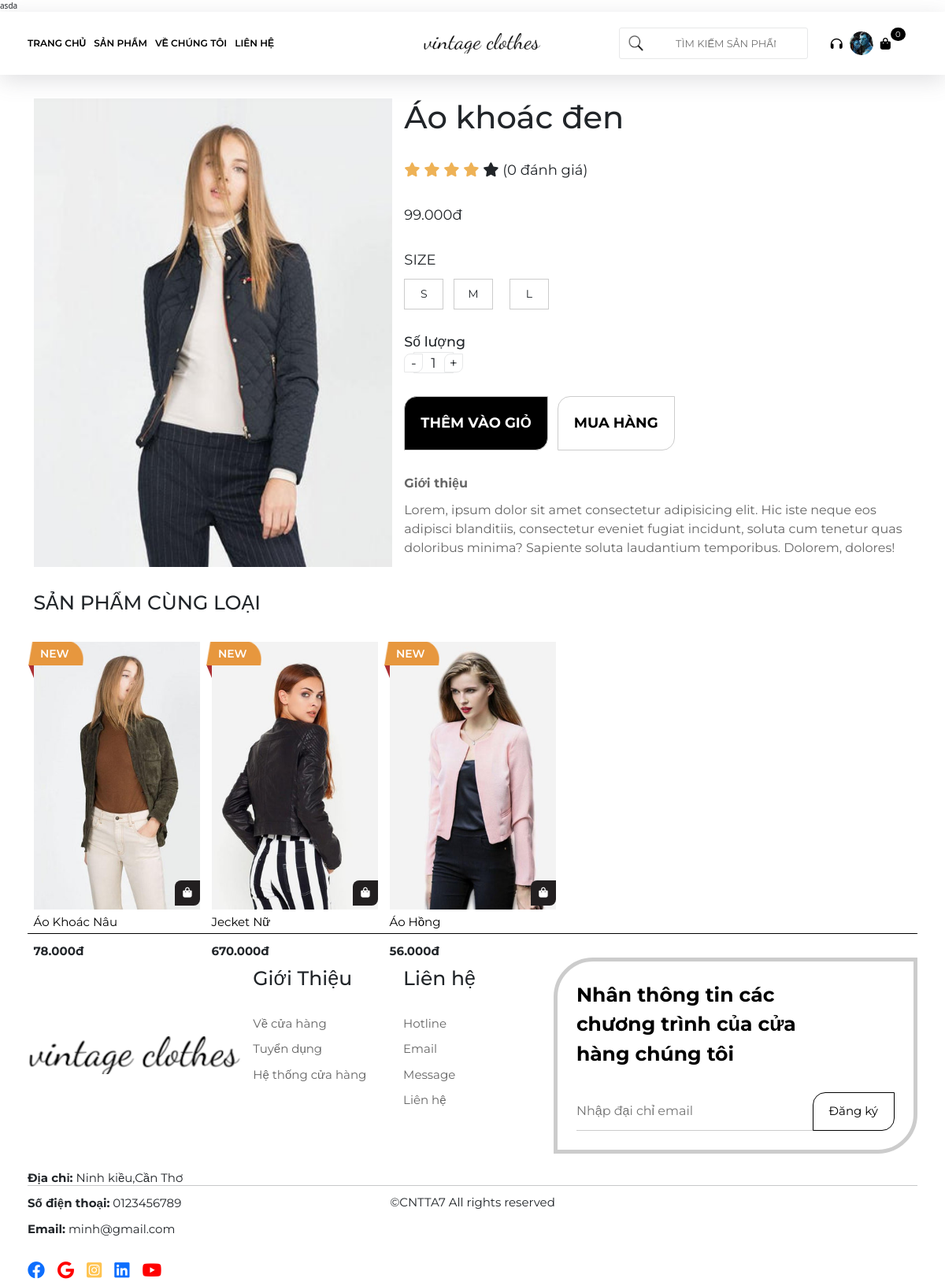
The page /Product/Detail/21 (signed in) on the database its author committed.
### tables this page shows
CREATE TABLE `product` (
  `id` int(11) NOT NULL AUTO_INCREMENT,
  `name` varchar(255) NOT NULL,
  `price` int(50) NOT NULL,
  `image` varchar(255) NOT NULL,
  `iddm` int(11) NOT NULL,
  `view` int(11) NOT NULL DEFAULT 0,
  `description` text DEFAULT NULL,
  `sale` int(11) DEFAULT 0,
  PRIMARY KEY (`id`),
  KEY `iddm` (`iddm`),
  CONSTRAINT `product_ibfk_1` FOREIGN KEY (`iddm`) REFERENCES `category` (`id`)
);

### mvc/views/master2.php (called while the page is built, shortened)
<?php
require_once 'block/header.php';
require_once 'pages/' . $data['page'] . '.php';
require_once 'block/footer.php';

### mvc/core/Controller.php (called while the page is built, shortened)
<?php
class Controller
{
    public function view($view, $data = [])
    {
        require_once './mvc/views/' . $view . '.php';
    }
}

### mvc/core/App.php (called while the page is built, shortened)
<?php
class App
{
    protected $action = "Index";
    function __construct()
    {
        $arr = $this->urlProcess();
        if (isset($arr[0])) {
            if (file_exists("./mvc/controllers/" . $arr[0] . ".php")) {
                unset($arr[0]);
            }
        }
        $this->controller = new $this->controller;
        if (isset($arr[1])) {
            if (method_exists($this->controller, $arr[1])) {
                $this->action = $arr[1];
            }
            unset($arr[1]);
        }
        $this->params = $arr ? array_values($arr) : [];
        call_user_func_array([$this->controller, $this->action], $this->params);
    }
    function urlProcess()
    {
        if (isset($_GET["url"])) {
            return explode("/", filter_var(trim($_GET["url"], "/")));
        }
    }
}

### index.php (called while the page is built, shortened)
<?php
require_once './global.php';
$myapp = new App();

### mvc/core/DB.php (called while the page is built, shortened)
<?php
class DB
{
    public $conn;
    public $servername = "localhost";
    public $username = "root";
    public $password = "";
    public $dbname = "mvc";
    function __construct()
    {
        $dburl = "mysql:host=" . $this->servername . ";dbname=" . $this->dbname . ";charset=utf8";
        $this->conn = new PDO($dburl, $this->username, $this->password);
        $this->conn->setAttribute(PDO::ATTR_ERRMODE, PDO::ERRMODE_EXCEPTION);
    }
    function pdo_query($sql)
    {
        $sql_args = array_slice(func_get_args(), 1);
        try {
            $stmt = $this->conn->prepare($sql);
            $stmt->execute($sql_args);
            $rows = $stmt->fetchAll();
            return $rows;
        } catch (PDOException $e) {
            throw $e;
        } finally {
        }
    }
    function pdo_query_one($sql)
    {
        $sql_args = array_slice(func_get_args(), 1);
        try {
            $stmt = $this->conn->prepare($sql);
            $stmt->execute($sql_args);
            $row = $stmt->fetch(PDO::FETCH_ASSOC);
            return $row;
        } catch (PDOException $e) {
            throw $e;
        } finally {
        }
    }
}

### mvc/models/ProductModel.php (called while the page is built, shortened)
<?php
class ProductModel extends DB
{
    function one_pro($id)
    {
        $sql = "SELECT * FROM product  WHERE id = '$id'";
        $row = $this->pdo_query_one($sql);
        return $row;
    }
    function product_same($iddm, $id)
    {
        $sql = "SELECT * FROM product  WHERE iddm = '$iddm' AND id<>'$id'";
        $rows = $this->pdo_query($sql);
        return $rows;
    }
}

### global.php (called while the page is built, shortened)
<?php
function product_price($priceFloat)
{
    $symbol = 'đ';
    $symbol_thousand = '.';
    $decimal_place = 0;
    $price = number_format($priceFloat, $decimal_place, '', $symbol_thousand);
    return $price . $symbol;
}

### mvc/views/pages/productDetail.php (the view)
<div class="main">
    <div class="container mt-5">
        <div class="row">
            <div class="col-lg-5">
                <div class="product_detail-image">
                    <img src="<?php echo _WEB_HOST_ROOT . '/uploads/' . $data['product']['image'] . '' ?>" alt="">
                </div>
            </div>
            <div class="col-lg-7">
                <div class="info_product-detail  ml-5">
                    <h2 class="product-detail_name "><?php echo $data['product']['name'] ?> </h2>
                    <div class="product_detail_rating mt-5">
                        <span class="product_detail_rating-start"><i class="fa-solid fa-star"></i></span>
                        <span class="product_detail_rating-start"><i class="fa-solid fa-star"></i></span>
                        <span class="product_detail_rating-start"><i class="fa-solid fa-star"></i></span>
                        <span class="product_detail_rating-start"><i class="fa-solid fa-star"></i></span>
                        <span class="product_detail_rating-start"><i class="fa-solid fa-star"></i></span>
                        <span>(0 đánh giá)</span>
                    </div>
                    <div class="product_detail_price mt-5"><?php echo product_price($data['product']['price']) ?></div>
                    <div class="product_detail_size mt-5">
                        <p>SIZE</p>
                        <span>S</span>
                        <span>M</span>
                        <span>L</span>
                    </div>
                    <div class="product_detail_number mt-5">
                        <h3>Số lượng</h3>
                        <div class="cart_list_left product_detail_number-list fs-3">
                            <div class="cart_item_left  cart_item_number fs-3">-</div>
                            <span class="num_cart fs-3">1</span>
                            <div class="cart_item_right cart_item_number fs-3">+</div>
                        </div>
                    </div>
                    <div class="product_detail_action mt-5">
                        <div class="product_detail_add" data-id="<?php echo $data['product']['id'] ?>">THÊM VÀO GIỎ</div>
                        <button class="product_detail_buy">MUA HÀNG</button>
                    </div>
                    <div class="product_detail_descriptoin mt-5">
                        <p>Giới thiệu</p>
                        <p>Lorem, ipsum dolor sit amet consectetur adipisicing elit. Hic iste neque eos adipisci blanditiis, consectetur eveniet fugiat incidunt, soluta cum tenetur quas doloribus minima? Sapiente soluta laudantium temporibus. Dolorem, dolores!</p>
                    </div>
                </div>
            </div>
        </div>
        <div class="row mt-5">
            <h2 class="fs-1">SẢN PHẨM CÙNG LOẠI</h2>
            <?php
            if (isset($data['productSames']) && $data['productSames']) {
                foreach ($data['productSames'] as $item) {
                    echo '<div  class="col-24 produca_item mt-5">
                    <a class="image_product-home" href="' . _WEB_HOST_ROOT . '/Product/Detail/' . $item['id'] . '"><img src="' . _WEB_HOST_ROOT . '/uploads/' . $item['image'] . '" alt=""></a>
                    <div class="info-ticket ticket-news">new</div>
                    <div class="tittle_produca mt-2">
                        <a href="' . _WEB_HOST_ROOT . '/Product/Detail/' . $item['id'] . '">' . $item['name'] . '</a>
                    </div>
                    <div class="pricebox mt-4">
                        <span class="price">' . product_price($item['price'])  . '</span>
                    </div>
                    <div class="add-to-cart" data-id="' . $item['id'] . '">
                    <p ><i class="fa fa-bag-shopping"></i></p>
                </div>
                </div>';
                }
            }
            ?>
        </div>
    </div>
</div>

### public/css/base.css (style rules this page uses)
*, *::before, *::after { box-sizing: border-box; }
* { margin: 0; padding: 0; }
html, body { height: 100%; }
body { line-height: 1.5; }
img, picture, video, canvas, svg { display: block; max-width: 100%; }
input, button, textarea, select { font: inherit; outline: none; }
p, h1, h2, h3, h4, h5, h6 { overflow-wrap: break-word; }
img { width: 100%; height: 100%; object-fit: cover; }
a { display: inline-block; }

### public/css/style.css (style rules this page uses)
* { margin: 0; padding: 0; }
html { font-size: 62.5%; overflow-x: hidden; }
.main { padding-top: 80px; font-family: 'Montserrat', sans-serif; }
.col-24 { position: relative; -ms-flex: 0 0 20%; flex: 0 0 20%; flex-wrap: wrap; }
.produca_item img { width: 100%; }
.tittle_produca a { font-size: 1.5rem; text-decoration: none; color: black; }
.produca_item span { font-size: 1.5rem; }
.ticket-news { background: url('../image/bg_news.png') no-repeat center/cover; padding: 7px 18px 7px 15px; text-transform: uppercase; }
.info-ticket { position: absolute; color: #fff; font-weight: 600; font-size: 14px; line-height: 16px; top: 0; left: 1px; }
.info-ticket.ticket-news:after { border-top: 17px solid #AC2F33; }
.info-ticket:after { content: ""; position: absolute; width: 0; height: 0; border-top: 17px solid #D73831; border-left: 7px solid transparent; bottom: -16px; left: 0px; z-index: -1; }
.price { font-weight: bold; margin-top: 50px; }
.cart_list_left { position: relative; width: max-content; padding: 0 12px; font-size: 1.4rem; }
.cart_item_left { left: 0; }
.cart_item_right { right: 0%; }
.cart_item_number { position: absolute; top: 0; background: #FFFFFF; border: 1px solid #E7E8E9; border-radius: 8px 0px; width: 24px; height: 24px; display: flex; align-items: center; justify-content: center; cursor: pointer; }
.cart_list_left>span { padding: 2px 21px; text-align: center; border: 1px solid #E7E8E9; line-height: 24px; }
a { text-decoration: none; }

### public/css/product.css (style rules this page uses)
.add-to-cart p { transition: all 0.3s ease-in-out; cursor: pointer; position: absolute; bottom: -5px; right: 0; background: #221F20; border-radius: 8px 0; width: 32px; height: 32px; color: #FFF; display: flex; align-items: center; justify-content: center; border: 1px solid transparent; margin-right: 7px; }
.add-to-cart p i { font-size: 13px; }

### public/css/DetailProduct.css (style rules this page uses)
.product_detail_size span { padding: 8px; border: .1px solid #ccc; display: inline-block; text-align: center; font-size: 1.4rem; min-width: 50px; max-width: 50px; cursor: pointer; }
.product_detail_size span+span { margin: 0 8px; }
.product-detail_name { font-size: 4rem; }
.product_detail_size, .product_detail_number, .product_detail_price, .product_detail_rating { font-size: 1.8rem; }
.product_detail_rating-start:nth-child(1), .product_detail_rating-start:nth-child(2), .product_detail_rating-start:nth-child(3), .product_detail_rating-start:nth-child(4) { color: #eeb256; }
.product_detail_action { display: flex; align-items: center; }
.product_detail_add, .product_detail_buy { border: .1px solid #ccc; outline: none; padding: 20px; font-size: 1.8rem; font-weight: bold; background-color: #fff; border-radius: 16px 0 16px 0; transition: all 0.2s linear; }
.product_detail_add { background-color: #000; color: #fff; }
.product_detail_buy { margin-left: 12px; }
.product_detail_descriptoin p:nth-child(1) { font-weight: bold; }
.product_detail_descriptoin { font-size: 1.6rem; color: #666; }

### rows shown on the page
product: image (picture), name "Áo khoác đen", price "99.000đ"
product: image (picture), name "Áo Khoác Nâu", price "78.000đ"
product: image (picture), name "Jecket Nữ", price "670.000đ"
product: image (picture), name "Áo Hồng", price "56.000đ"

### other values the page prints
$number "0"
